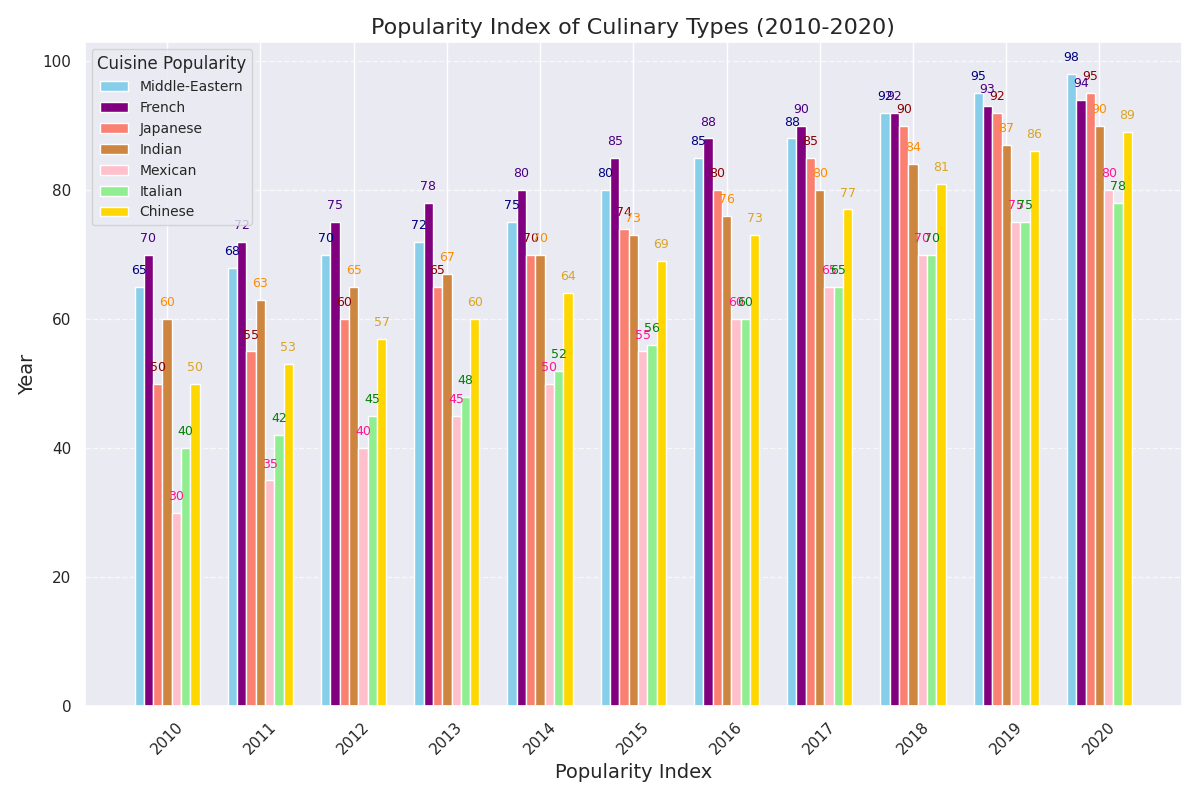

Recreate this plot in Python.
import matplotlib.pyplot as plt
import numpy as np

years = np.arange(2010, 2021)

italian_cuisine = [65, 68, 70, 72, 75, 80, 85, 88, 92, 95, 98]
chinese_cuisine = [70, 72, 75, 78, 80, 85, 88, 90, 92, 93, 94]
indian_cuisine = [50, 55, 60, 65, 70, 74, 80, 85, 90, 92, 95]
mexican_cuisine = [60, 63, 65, 67, 70, 73, 76, 80, 84, 87, 90]
middle_eastern_cuisine = [30, 35, 40, 45, 50, 55, 60, 65, 70, 75, 80]

japanese_cuisine = [40, 42, 45, 48, 52, 56, 60, 65, 70, 75, 78]
french_cuisine = [50, 53, 57, 60, 64, 69, 73, 77, 81, 86, 89]

width = 0.1
ind = np.arange(len(years))

fig, ax = plt.subplots(figsize=(12, 8))

# Shuffled group labels
ax.bar(ind - 3*width, italian_cuisine, width, label='Middle-Eastern', color='skyblue')
ax.bar(ind - 2*width, chinese_cuisine, width, label='French', color='purple')
ax.bar(ind - width, indian_cuisine, width, label='Japanese', color='salmon')
ax.bar(ind, mexican_cuisine, width, label='Indian', color='peru')
ax.bar(ind + width, middle_eastern_cuisine, width, label='Mexican', color='pink')
ax.bar(ind + 2*width, japanese_cuisine, width, label='Italian', color='lightgreen')
ax.bar(ind + 3*width, french_cuisine, width, label='Chinese', color='gold')

# Updated annotations (keep consistent with shuffled labels)
for i, v in enumerate(italian_cuisine):
    ax.text(i - 3*width, v + 2, f"{v}", ha='center', fontsize=9, color='navy')
for i, v in enumerate(chinese_cuisine):
    ax.text(i - 2*width, v + 2, f"{v}", ha='center', fontsize=9, color='indigo')
for i, v in enumerate(indian_cuisine):
    ax.text(i - width, v + 2, f"{v}", ha='center', fontsize=9, color='darkred')
for i, v in enumerate(mexican_cuisine):
    ax.text(i, v + 2, f"{v}", ha='center', fontsize=9, color='darkorange')
for i, v in enumerate(middle_eastern_cuisine):
    ax.text(i + width, v + 2, f"{v}", ha='center', fontsize=9, color='deeppink')
for i, v in enumerate(japanese_cuisine):
    ax.text(i + 2*width, v + 2, f"{v}", ha='center', fontsize=9, color='green')
for i, v in enumerate(french_cuisine):
    ax.text(i + 3*width, v + 2, f"{v}", ha='center', fontsize=9, color='goldenrod')

# Shuffled title and labels
ax.set_title('Popularity Index of Culinary Types (2010-2020)', fontsize=16)
ax.set_xlabel('Popularity Index', fontsize=14)
ax.set_ylabel('Year', fontsize=14)
ax.set_xticks(ind)
ax.set_xticklabels(years)
ax.legend(title='Cuisine Popularity', fontsize=10)
ax.grid(axis='y', linestyle='--', alpha=0.7)
plt.xticks(rotation=45)
plt.tight_layout()

plt.show()
